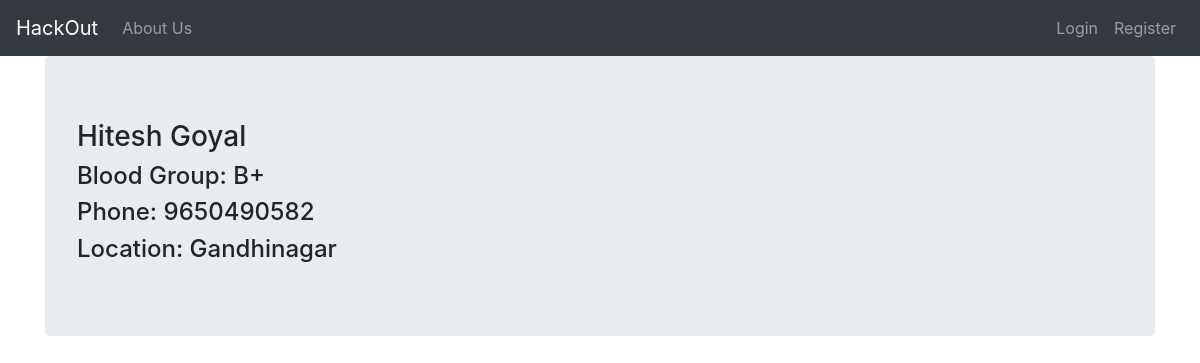
/donors/2, run on the app's committed database.
### donors/models.py (models this page shows, shortened)
class Donor(models.Model):
    user = models.OneToOneField(
        User, on_delete=models.CASCADE, primary_key=True)
    blood_group = models.CharField(max_length=5)
    phone = models.BigIntegerField()
    location = models.CharField(max_length=300)

### donors/views.py (the view)
# urls.py: path('<int:pk>', DonorDetailView.as_view(), name="donor-detail"),
class DonorDetailView(DetailView, LoginRequiredMixin):
    model = Donor
    template_name = "donors/donor_detail.html"

### donors/templates/donors/donor_detail.html
{% extends 'donors/base.html' %}
{% block content %}
    <div class="jumbotron">
        <h3>{{donor.user.first_name}} {{donor.user.last_name}}</h3>
        <h4>Blood Group: {{donor.blood_group}}</h4>
        <h4>Phone: {{donor.phone}}</h4>
        <h4>Location: {{donor.location}}</h4>
    </div>
{% endblock content %}

### data on the page
Donor: user.first_name "Hitesh", user.last_name "Goyal", blood_group "B+", phone "9650490582", location "Gandhinagar"
